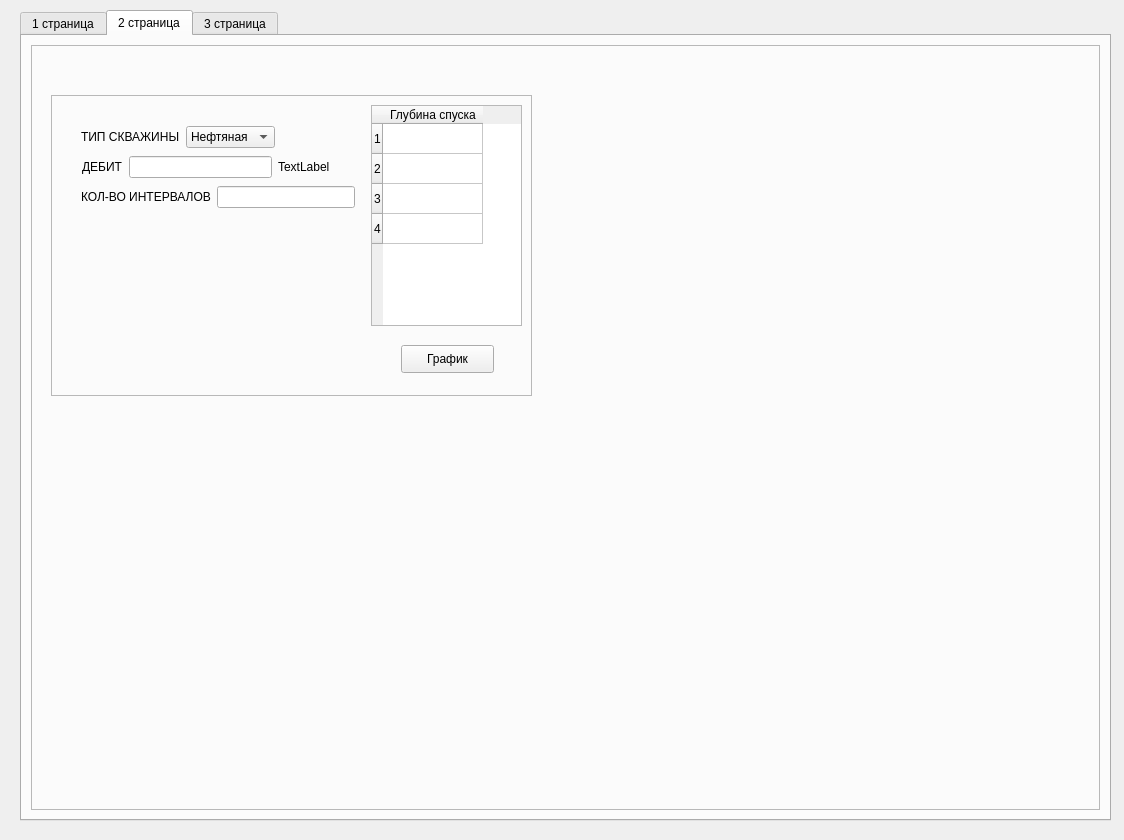
<?xml version="1.0" encoding="UTF-8"?>
<ui version="4.0">
 <class>MainWindow</class>
 <widget class="QMainWindow" name="MainWindow">
  <property name="geometry">
   <rect>
    <x>0</x>
    <y>0</y>
    <width>1124</width>
    <height>840</height>
   </rect>
  </property>
  <property name="windowTitle">
   <string>MainWindow</string>
  </property>
  <widget class="QWidget" name="centralwidget">
   <widget class="QTabWidget" name="tabWidget">
    <property name="geometry">
     <rect>
      <x>20</x>
      <y>10</y>
      <width>1091</width>
      <height>811</height>
     </rect>
    </property>
    <property name="currentIndex">
     <number>1</number>
    </property>
    <widget class="QWidget" name="tab">
     <attribute name="title">
      <string>1 страница</string>
     </attribute>
     <widget class="QFrame" name="frame_2">
      <property name="geometry">
       <rect>
        <x>20</x>
        <y>10</y>
        <width>701</width>
        <height>501</height>
       </rect>
      </property>
      <property name="frameShape">
       <enum>QFrame::StyledPanel</enum>
      </property>
      <property name="frameShadow">
       <enum>QFrame::Raised</enum>
      </property>
      <widget class="QTableWidget" name="tableWidget">
       <property name="geometry">
        <rect>
         <x>20</x>
         <y>30</y>
         <width>281</width>
         <height>441</height>
        </rect>
       </property>
       <row>
        <property name="text">
         <string/>
        </property>
       </row>
       <row>
        <property name="text">
         <string>1</string>
        </property>
       </row>
       <row>
        <property name="text">
         <string>2</string>
        </property>
       </row>
       <row>
        <property name="text">
         <string>3</string>
        </property>
       </row>
       <row>
        <property name="text">
         <string>4</string>
        </property>
       </row>
       <row>
        <property name="text">
         <string>5</string>
        </property>
       </row>
       <row>
        <property name="text">
         <string>6</string>
        </property>
       </row>
       <row>
        <property name="text">
         <string>7</string>
        </property>
       </row>
       <row>
        <property name="text">
         <string>8</string>
        </property>
       </row>
       <row>
        <property name="text">
         <string>9</string>
        </property>
       </row>
       <row>
        <property name="text">
         <string>10</string>
        </property>
       </row>
       <column>
        <property name="text">
         <string>P, МПа</string>
        </property>
       </column>
       <column>
        <property name="text">
         <string>H,м</string>
        </property>
       </column>
      </widget>
      <widget class="QPushButton" name="pushButton">
       <property name="geometry">
        <rect>
         <x>570</x>
         <y>420</y>
         <width>93</width>
         <height>28</height>
        </rect>
       </property>
       <property name="text">
        <string>Готово</string>
       </property>
      </widget>
     </widget>
    </widget>
    <widget class="QWidget" name="tab_2">
     <attribute name="title">
      <string>2 страница</string>
     </attribute>
     <layout class="QHBoxLayout" name="horizontalLayout_3">
      <item>
       <widget class="QFrame" name="frame">
        <property name="frameShape">
         <enum>QFrame::StyledPanel</enum>
        </property>
        <property name="frameShadow">
         <enum>QFrame::Raised</enum>
        </property>
        <widget class="QFrame" name="frame_3">
         <property name="geometry">
          <rect>
           <x>20</x>
           <y>50</y>
           <width>481</width>
           <height>301</height>
          </rect>
         </property>
         <property name="frameShape">
          <enum>QFrame::StyledPanel</enum>
         </property>
         <property name="frameShadow">
          <enum>QFrame::Raised</enum>
         </property>
         <widget class="QPushButton" name="pushButton_2">
          <property name="geometry">
           <rect>
            <x>350</x>
            <y>250</y>
            <width>93</width>
            <height>28</height>
           </rect>
          </property>
          <property name="text">
           <string>График</string>
          </property>
         </widget>
         <widget class="QWidget" name="layoutWidget">
          <property name="geometry">
           <rect>
            <x>30</x>
            <y>30</y>
            <width>194</width>
            <height>24</height>
           </rect>
          </property>
          <layout class="QHBoxLayout" name="horizontalLayout">
           <item>
            <widget class="QLabel" name="label">
             <property name="text">
              <string>ТИП СКВАЖИНЫ</string>
             </property>
            </widget>
           </item>
           <item>
            <widget class="QComboBox" name="comboBox">
             <item>
              <property name="text">
               <string>Нефтяная</string>
              </property>
             </item>
             <item>
              <property name="text">
               <string>Газовая</string>
              </property>
             </item>
            </widget>
           </item>
          </layout>
         </widget>
         <widget class="QWidget" name="layoutWidget">
          <property name="geometry">
           <rect>
            <x>30</x>
            <y>90</y>
            <width>274</width>
            <height>24</height>
           </rect>
          </property>
          <layout class="QHBoxLayout" name="horizontalLayout_4">
           <item>
            <widget class="QLabel" name="label_3">
             <property name="text">
              <string>КОЛ-ВО ИНТЕРВАЛОВ</string>
             </property>
            </widget>
           </item>
           <item>
            <widget class="QLineEdit" name="lineEdit_2"/>
           </item>
          </layout>
         </widget>
         <widget class="QWidget" name="layoutWidget">
          <property name="geometry">
           <rect>
            <x>31</x>
            <y>60</y>
            <width>248</width>
            <height>24</height>
           </rect>
          </property>
          <layout class="QHBoxLayout" name="horizontalLayout_2">
           <item>
            <widget class="QLabel" name="label_2">
             <property name="text">
              <string>ДЕБИТ</string>
             </property>
            </widget>
           </item>
           <item>
            <widget class="QLineEdit" name="lineEdit"/>
           </item>
           <item>
            <widget class="QLabel" name="label_4">
             <property name="text">
              <string>TextLabel</string>
             </property>
            </widget>
           </item>
          </layout>
         </widget>
         <widget class="QTableWidget" name="tableWidget_3">
          <property name="geometry">
           <rect>
            <x>320</x>
            <y>10</y>
            <width>151</width>
            <height>221</height>
           </rect>
          </property>
          <row>
           <property name="text">
            <string>1</string>
           </property>
          </row>
          <row>
           <property name="text">
            <string>2</string>
           </property>
          </row>
          <row>
           <property name="text">
            <string>3</string>
           </property>
          </row>
          <row>
           <property name="text">
            <string>4</string>
           </property>
          </row>
          <column>
           <property name="text">
            <string>Глубина спуска</string>
           </property>
          </column>
         </widget>
        </widget>
       </widget>
      </item>
     </layout>
    </widget>
    <widget class="QWidget" name="tab_3">
     <attribute name="title">
      <string>3 страница</string>
     </attribute>
     <widget class="QFrame" name="frame_4">
      <property name="geometry">
       <rect>
        <x>20</x>
        <y>40</y>
        <width>1021</width>
        <height>651</height>
       </rect>
      </property>
      <property name="sizePolicy">
       <sizepolicy hsizetype="Maximum" vsizetype="Maximum">
        <horstretch>0</horstretch>
        <verstretch>0</verstretch>
       </sizepolicy>
      </property>
      <property name="tabletTracking">
       <bool>false</bool>
      </property>
      <property name="frameShape">
       <enum>QFrame::StyledPanel</enum>
      </property>
      <property name="frameShadow">
       <enum>QFrame::Raised</enum>
      </property>
      <widget class="QTableWidget" name="tableWidget_2">
       <property name="geometry">
        <rect>
         <x>20</x>
         <y>140</y>
         <width>931</width>
         <height>301</height>
        </rect>
       </property>
       <row>
        <property name="text">
         <string>Диаметр долота, мм</string>
        </property>
       </row>
       <row>
        <property name="text">
         <string>Диаметр муфты, мм</string>
        </property>
       </row>
       <row>
        <property name="text">
         <string>Наружный диаметр, мм</string>
        </property>
       </row>
       <row>
        <property name="text">
         <string>Внутренний диаметр,мм</string>
        </property>
       </row>
       <row>
        <property name="text">
         <string>Толщина стенки обсадной колонны, мм</string>
        </property>
       </row>
       <row>
        <property name="text">
         <string>Типоразмер обсадной колонны</string>
        </property>
       </row>
       <row>
        <property name="text">
         <string>Глубина спуска обсадной колонны,м</string>
        </property>
       </row>
       <column>
        <property name="text">
         <string>Направление</string>
        </property>
       </column>
       <column>
        <property name="text">
         <string>Кондуктор</string>
        </property>
       </column>
       <column>
        <property name="text">
         <string>Промежуточная</string>
        </property>
       </column>
       <column>
        <property name="text">
         <string>Промежуточная</string>
        </property>
       </column>
       <column>
        <property name="text">
         <string>Эксп.</string>
        </property>
       </column>
      </widget>
      <widget class="QPushButton" name="pushButton_3">
       <property name="geometry">
        <rect>
         <x>770</x>
         <y>520</y>
         <width>93</width>
         <height>28</height>
        </rect>
       </property>
       <property name="text">
        <string>Рассчитать!</string>
       </property>
      </widget>
     </widget>
    </widget>
   </widget>
  </widget>
 </widget>
 <resources/>
 <connections/>
</ui>
